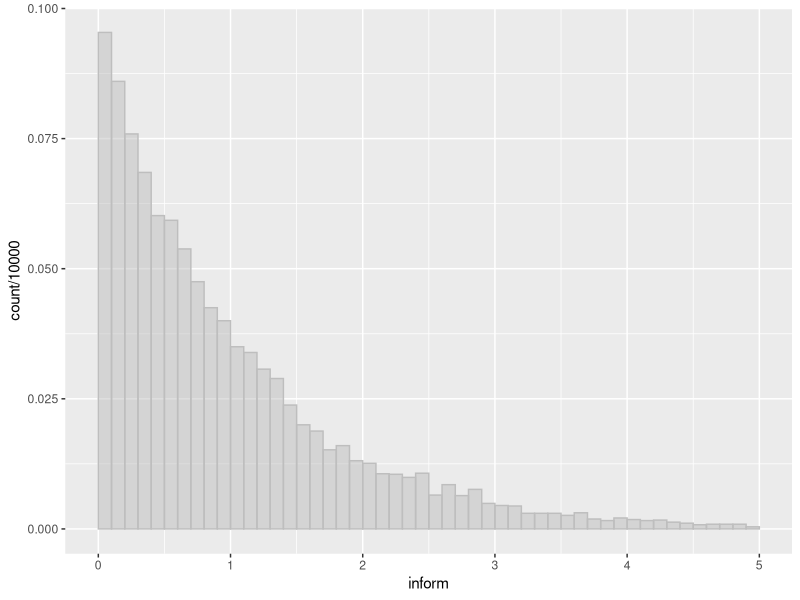
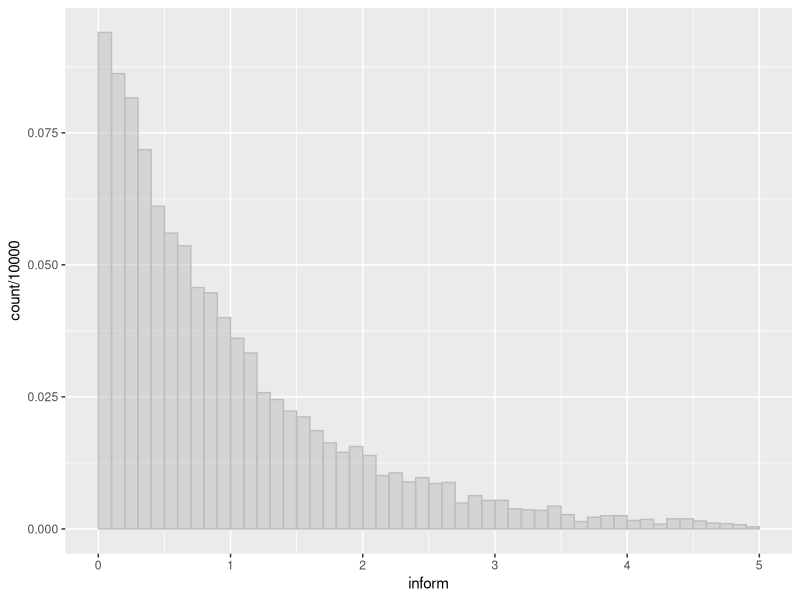

These figures' R source, in order:
## ---- chunk 1
knitr::opts_chunk$set(echo = TRUE)
## ---- chunk 2
inform <- rnorm(10000)
inform = -pnorm(inform)
inform = inform + 1
inform = log(inform)
inform = -inform
library(ggplot2)
plot <- ggplot(data.frame(inform),aes(x=inform, y = ..count../10000)) + geom_histogram(alpha = 0.5, binwidth = 0.1, color = "gray", fill = "gray",breaks = seq(0 , 5 , 0.1))

plot
## ---- chunk 3
inform <- rexp(10000)
plot <- ggplot(data.frame(inform),aes(x=inform, y = ..count../10000)) + geom_histogram(alpha = 0.5, binwidth = 0.1, color = "gray", fill = "gray",breaks = seq(0 , 5 , 0.1))

plot
